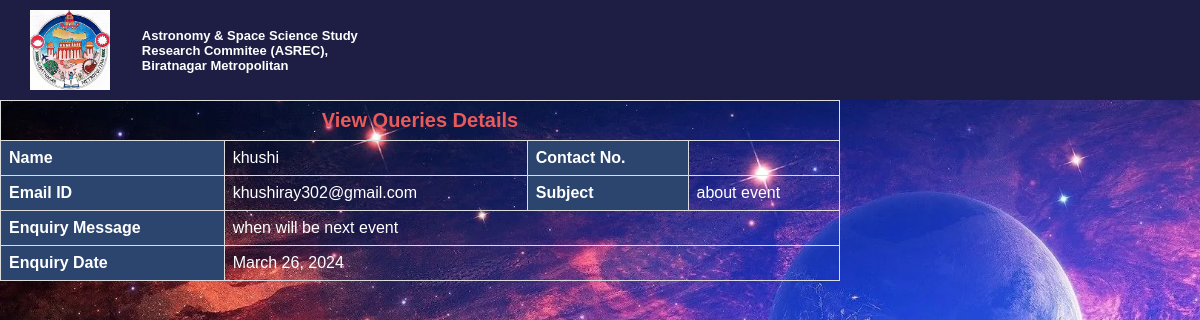
The page /view_queries/2 (signed in) on the database its author committed.
### app/models.py (models this page shows, shortened)
class Contact(models.Model):
    fullname = models.CharField(max_length=100, null=True)
    email = models.CharField(max_length=50, null=True)
    mobile = models.CharField(max_length=15, null=True)
    subject = models.CharField(max_length=100, null=True)
    message = models.CharField(max_length=300, null=True)
    msgdate = models.DateField(null=True)
    isread = models.CharField(max_length=10, null=True)
    class Meta:
        verbose_name_plural = "Contacts"

### app/views.py (the view)
# urls.py: path('view_queries/<int:pid>', views.view_queries, name='view_queries'),
def view_queries(request,pid):
    if not request.user.is_authenticated:
        return redirect('login_admin')
    contact = Contact.objects.get(id=pid)
    contact.isread = "yes"
    contact.save()
    return render(request,'views_queries.html', locals())

### app/templates/views_queries.html (shortened to what this page needs)
{% load static %}
<div id="page-container" class="sidebar-o sidebar-inverse side-scroll page-header-fixed main-content-narrow">
{% include "admin_nav.html" %}
<main id="main-container">
    <div class="content">
        <div class="block">
            <div class="block-content block-content-full">
                <table class="table table-bordered">
                    <tr >
                        <td  colspan="4" style="font-size : 20px; color : rgb(233, 91, 91); text-align:center; font-weight: bold;">View Queries Details</td>
                    </tr>
                    <tr>
                        <th >Name </th>
                        <td>{{contact.fullname}}</td>
                        <th>Contact No.</th>
                        <td>{{contact.mobile}}</td>
                    </tr>
                    <tr>
                        <th>Email ID</th>
                        <td>{{contact.email}}</td>
                        <th>Subject</th>
                        <td>{{contact.subject}}</td>
                    </tr>
                    <tr>
                        <th>Enquiry Message</th>
                        <td colspan="3">{{contact.message}}</td>
                    </tr>
                    <tr>
                        <th>Enquiry Date</th>
                        <td colspan="3">{{contact.msgdate}}</td>
                    </tr>
                </table>
            </div>
        </div>
    </div>
</main>
</div>

### app/static/css/adminstyle.css (style rules this page uses)
body { font-family: 'Familjen Grotesk', sans-serif; background: #743636; color: #fff; }
.table-bordered { border-collapse: collapse; width: 70%; }
.table-bordered th, .table-bordered td { border: 1px solid #dddddd; padding: 8px; text-align: left; }
.table-bordered th { background-color: #2b456e; font-weight: bold; }
* { margin: 0; padding: 0; box-sizing: border-box; }
body { font-family: 'Familjen Grotesk', sans-serif; background-image: url("/static/images/planet.webp"); background-size: cover; color: #fff; }

### app/static/css/event.css (style rules this page uses)
* { margin: 0; padding: 0; box-sizing: border-box; }

### app/templates/admin_nav.html (style rules this page uses)
.hydrated { visibility:inherit }

### app/templates/views_queries.html (style rules this page uses)
.table-bordered { border-collapse: collapse; width: 70%; }
.table-bordered th, .table-bordered td { border: 1px solid #dddddd; padding: 8px; text-align: left; }
.table-bordered th { background-color: #2b456e; font-weight: bold; }

### rows shown on the page
Contact: fullname "khushi", email "khushiray302@gmail.com", subject "about event", message "when will be next event", msgdate "March 26, 2024"
